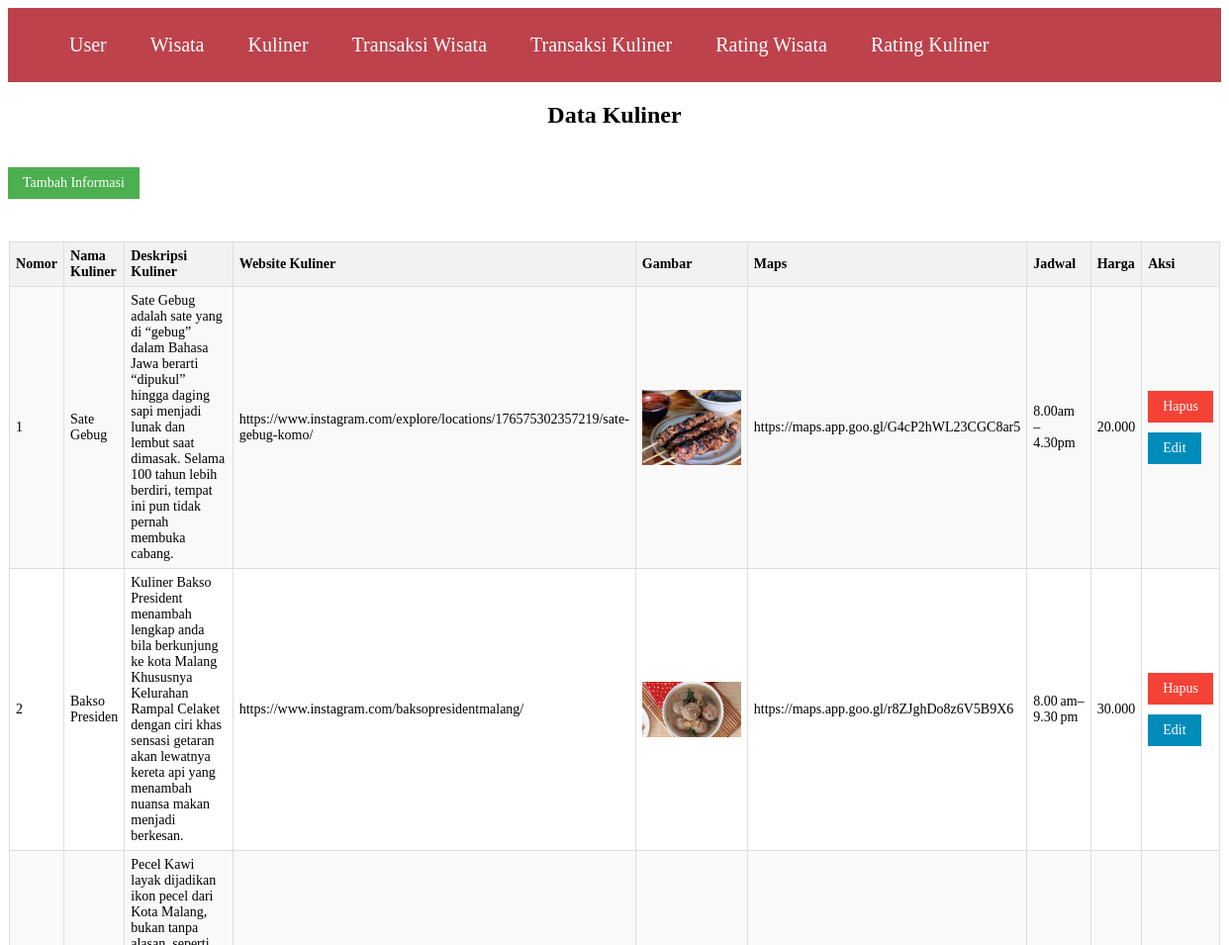
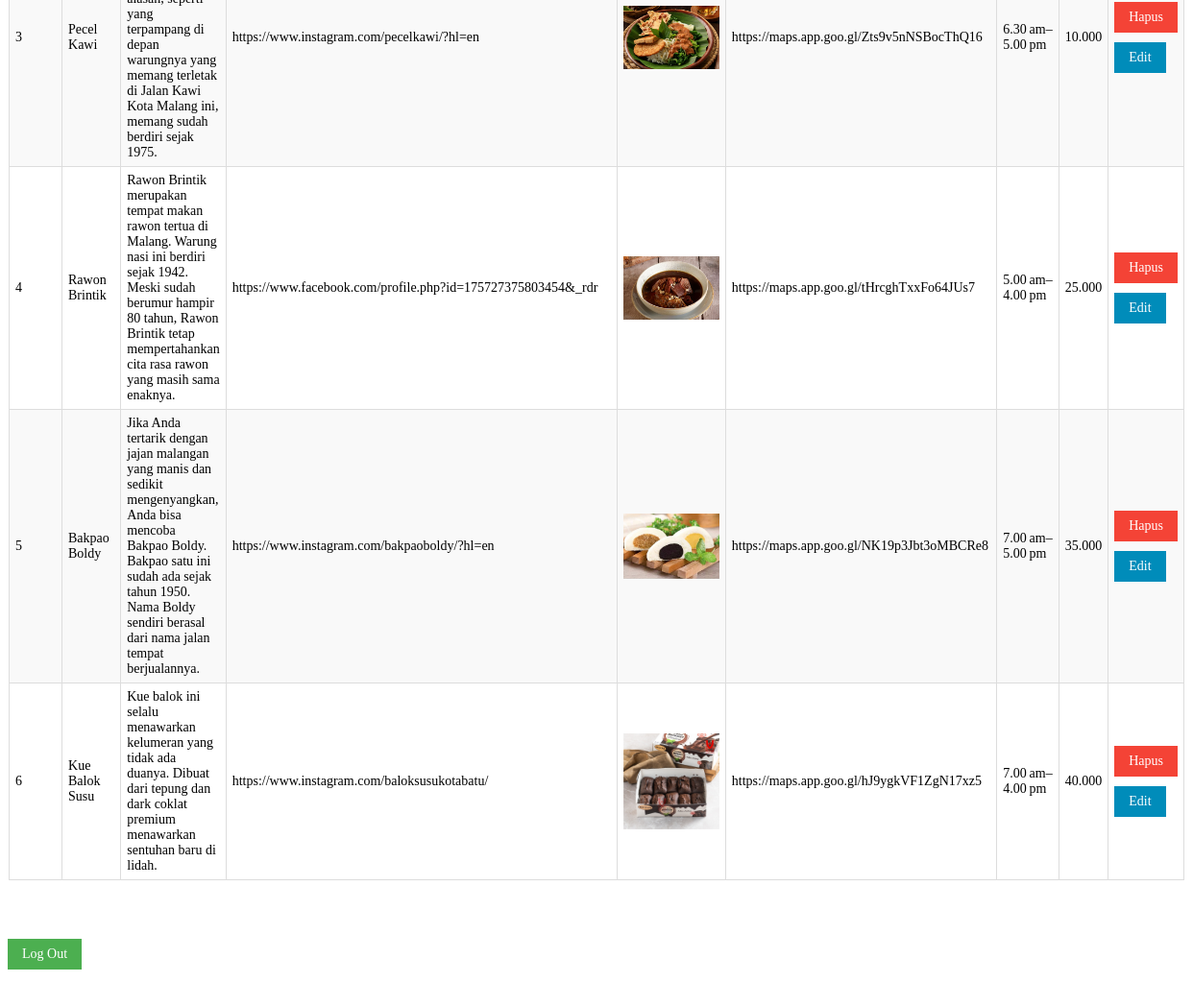
/admin/kuliner/index.php, run on the app's committed database (2 pictures, top to bottom).
### tables this page shows
CREATE TABLE `kuliner` (
  `nama_kuliner` varchar(225) NOT NULL,
  `IDkuliner` int(11) NOT NULL,
  `deskripsi_kuliner` varchar(225) NOT NULL,
  `website_kuliner` varchar(225) NOT NULL,
  `image` varchar(50) NOT NULL,
  `maps` varchar(50) NOT NULL,
  `jadwal` varchar(50) NOT NULL,
  `harga` decimal(10,3) NOT NULL
);

### admin/kuliner/index.php (the view, shortened to what this page needs)
<!DOCTYPE html>
<html lang="en">
<head>
    <link rel="stylesheet" href="../tabell.css">
    <link rel="stylesheet" href="https://unpkg.com/boxicon@latest/css/boxicons.min.css">
</head>
<body>
<header>
    <ul class="navbar">
        <a href="/Project UKL/admin/user/index.php">User</a>
        <a href="/Project UKL/admin/wisata/index.php">Wisata</a>
        <a href="/Project UKL/admin/kuliner/index.php">Kuliner</a>
        <a href="/Project UKL/admin/transaksi/index.php">Transaksi Wisata</a>
        <a href="/Project UKL/admin/transaksi/index.php">Transaksi Kuliner</a>
        <a href="/Project UKL/admin/transaksi/index.php">Rating Wisata</a>
        <a href="/Project UKL/admin/transaksi/index.php">Rating Kuliner</a>
    </ul>
</header>
    <h1 class="heading">Data Kuliner</h1>
    <br>
        <a href="tambah_kuliner.php" class="btn">Tambah Informasi</a>
        <br>
        <br>
        <table border="1" class="table">
            <tr>
                <th>Nomor</th>
                <th>Nama Kuliner</th>
                <th>Deskripsi Kuliner</th>
                <th>Website Kuliner</th>
                <th>Gambar</th>
                <th>Maps</th>
                <th>Jadwal</th>
                <th>Harga</th>
                <th>Aksi</th>
            </tr>
            <?php
            include '../../koneksi.php';
            $query_mysql = mysqli_query($mysqli, "SELECT * FROM kuliner") or die(mysqli_error($mysqli));
            $nomor = 1;
            while($data = mysqli_fetch_array($query_mysql)) {
            ?>
            <tr>
                <td><?php echo $nomor++; ?></td>
                <td><?php echo $data['nama_kuliner']; ?></td>
                <td><?php echo $data['deskripsi_kuliner']; ?></td>
                <td><?php echo $data['website_kuliner']; ?></td>
                <td><img src="gambar/<?php echo $data['image']; ?>" width="100" title="<?php echo $data['image']; ?>"></td>
                <td><?php echo $data['maps']; ?></td>
                <td><?php echo $data['jadwal']; ?></td>
                <td><?php echo $data['harga']; ?></td>
                <td><a href="delete_kuliner.php?id=<?php echo $data['IDkuliner']; ?>" class="btn-delete">Hapus</a>
                <a href="edit_kuliner.php?id=<?php echo $data['IDkuliner']; ?>" class="btn-edit">Edit</a></td>
            </tr>
            <?php } ?>
        </table>
        <br>
        <br>
    <a href="../../login.php" class="btn">Log Out</a>
</body>
</html>

### admin/tabell.css (style rules this page uses)
header { position: flex; top: 0; right: 0; width: 100%; z-index: 1000; display: flex; align-items: center; justify-content: space-between; background: transparent; padding: 30px 18%; transition: ease .40s; background-color: #BD424B; margin: 0; padding: 0; }
.navbar { display: flex; }
.navbar a { color: #fff; font-size: 20px; font-weight: 500; padding: 10px 22px; border-radius: 4px; transition: ease .40s; text-decoration: none; }
.heading { text-align: center; margin-top: 20px; font-size: 24px; }
.btn, .btn-delete, .btn-edit { display: inline-block; padding: 8px 15px; margin: 5px 0; font-size: 14px; text-align: center; text-decoration: none; cursor: pointer; }
.btn { background-color: #4CAF50; color: white; }
.btn-delete { background-color: #f44336; color: white; }
.btn-edit { background-color: #008CBA; color: white; }
.table { width: 90%; margin: 20px auto; border-collapse: collapse; font-size: 14px; }
.table th, .table td { border: 1px solid #ddd; padding: 6px; text-align: left; }
.table th { background-color: #f2f2f2; color: black; }
.table tr:nth-child(even) { background-color: #f9f9f9; }
.table img { display: block; margin: auto; max-width: 100px; height: auto; }

### data on the page
kuliner: nama_kuliner "Sate Gebug", deskripsi_kuliner "Sate Gebug adalah sate yang di “gebug” dalam Bahasa Jawa berarti “dipukul” hingga daging sapi menjadi lunak dan lembut saat dimasak. Selama 100 tahun lebih berdiri, tempat ini pun tidak pernah membuka cabang.", website_kuliner "https://www.instagram.com/explore/locations/176575302357219/sate-gebug-komo/", image (picture), maps "https://maps.app.goo.gl/G4cP2hWL23CGC8ar5", jadwal "8.00am – 4.30pm", harga "20.000"
kuliner: nama_kuliner "Bakso Presiden", deskripsi_kuliner "Kuliner Bakso President menambah lengkap anda bila berkunjung ke kota Malang Khususnya Kelurahan Rampal Celaket dengan ciri khas sensasi getaran akan lewatnya kereta api yang menambah nuansa makan menjadi berkesan.", website_kuliner "https://www.instagram.com/baksopresidentmalang/", image (picture), maps "https://maps.app.goo.gl/r8ZJghDo8z6V5B9X6", jadwal "8.00 am–9.30 pm", harga "30.000"
kuliner: nama_kuliner "Pecel Kawi", deskripsi_kuliner "Pecel Kawi layak dijadikan ikon pecel dari Kota Malang, bukan tanpa alasan, seperti yang terpampang di depan warungnya yang memang terletak di Jalan Kawi Kota Malang ini, memang sudah berdiri sejak 1975.", website_kuliner "https://www.instagram.com/pecelkawi/?hl=en", image (picture), maps "https://maps.app.goo.gl/Zts9v5nNSBocThQ16", jadwal "6.30 am–5.00 pm", harga "10.000"
kuliner: nama_kuliner "Rawon Brintik", deskripsi_kuliner "Rawon Brintik merupakan tempat makan rawon tertua di Malang. Warung nasi ini berdiri sejak 1942. Meski sudah berumur hampir 80 tahun, Rawon Brintik tetap mempertahankan cita rasa rawon yang masih sama enaknya.", website_kuliner "https://www.facebook.com/profile.php?id=175727375803454&_rdr", image (picture), maps "https://maps.app.goo.gl/tHrcghTxxFo64JUs7", jadwal "5.00 am–4.00 pm", harga "25.000"
kuliner: nama_kuliner "Bakpao Boldy", deskripsi_kuliner "Jika Anda tertarik dengan jajan malangan yang manis dan sedikit mengenyangkan, Anda bisa mencoba Bakpao Boldy. Bakpao satu ini sudah ada sejak tahun 1950. Nama Boldy sendiri berasal dari nama jalan tempat berjualannya.", website_kuliner "https://www.instagram.com/bakpaoboldy/?hl=en", image (picture), maps "https://maps.app.goo.gl/NK19p3Jbt3oMBCRe8", jadwal "7.00 am–5.00 pm", harga "35.000"
kuliner: nama_kuliner "Kue Balok Susu", deskripsi_kuliner "Kue balok ini selalu menawarkan kelumeran yang tidak ada duanya. Dibuat dari tepung dan dark coklat premium menawarkan sentuhan baru di lidah.", website_kuliner "https://www.instagram.com/baloksusukotabatu/", image (picture), maps "https://maps.app.goo.gl/hJ9ygkVF1ZgN17xz5", jadwal "7.00 am–4.00 pm", harga "40.000"
